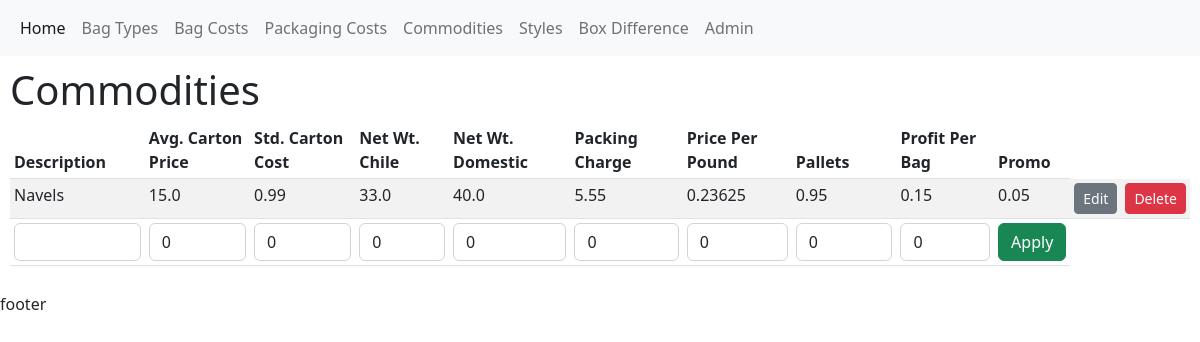
/commodities/, run on the app's committed database.
### charge/models.py (models this page shows, shortened)
class Commodities (models.Model):
    id = models.UUIDField(primary_key=True, default=uuid.uuid4, unique=True, editable=False)
    description = models.CharField(max_length=30, blank=False)
    avgCtnPrice = models.FloatField(null=False, default=0)
    stdCtnCost = models.FloatField(null=False, default=0)
    netWeightChile = models.FloatField(null=False, default=0)
    netWeightDomestic = models.FloatField(null=False, default=0)
    packingCharge = models.FloatField(null=False, default=0)
    pallets = models.FloatField(null=False, default=0)
    profitPerBag = models.FloatField(null=False, default=0)
    promo = models.FloatField(null=False, default=0)
    @property
    def pricePerPound(self):
        pricePerPound = (self.avgCtnPrice - self.packingCharge) / self.netWeightDomestic
        return pricePerPound

### charge/views.py (the view)
# urls.py: path('commodities/', views.commodities, name="commodities"),
def commodities(request):
    commoditiesQuery = Commodities.objects.all()
    form = CommodityForm()
    if request.method == 'POST':
        form=CommodityForm(request.POST)
        if form.is_valid():
            form.save()
            form = CommodityForm()
    ctx = {'commodities': commoditiesQuery, 'form': form}
    return render(request, 'charge/commodities.html', ctx)

### charge/forms.py
class CommodityForm(ModelForm):
    class Meta:
        model = Commodities
        fields = [
            'description', 'avgCtnPrice', 'stdCtnCost', 'netWeightChile', 'netWeightDomestic', 'packingCharge',
            'pallets', 'profitPerBag', 'promo'
        ]
        widgets = {
            'description': forms.TextInput(attrs={'class': 'form-control'}),
            'avgCtnPrice': forms.TextInput(attrs={'class': 'form-control'}),
            'stdCtnCost': forms.TextInput(attrs={'class': 'form-control'}),
            'netWeightChile': forms.TextInput(attrs={'class': 'form-control'}),
            'netWeightDomestic': forms.TextInput(attrs={'class': 'form-control'}),
            'packingCharge': forms.TextInput(attrs={'class': 'form-control'}),
            'pallets': forms.TextInput(attrs={'class': 'form-control'}),
            'profitPerBag': forms.TextInput(attrs={'class': 'form-control'}),
            'promo': forms.TextInput(attrs={'class': 'form-control'}),
        }

### charge/templates/charge/commodities.html (shortened to what this page needs)
{% extends 'main.html'%}
{% block content %}
<h1>Commodities</h1>
<div class="table-responsive">
<table class="table table-striped table-sm">
    <thead>
        <tr>
            <th>Description</th>
            <th>Avg. Carton Price</th>
            <th>Std. Carton Cost</th>
            <th>Net Wt. Chile</th>
            <th>Net Wt. Domestic</th>
            <th>Packing Charge</th>
            <th>Price Per Pound</th>
            <th>Pallets</th>
            <th>Profit Per Bag</th>
            <th>Promo</th>
        </tr>
    </thead>
    {% for commodity in commodities %}
    <tr>
        <td> {{ commodity.description }}</td>
        <td> {{ commodity.avgCtnPrice }}</td>
        <td> {{ commodity.stdCtnCost}}</td>
        <td> {{ commodity.netWeightChile}}</td>
        <td> {{ commodity.netWeightDomestic}}</td>
        <td> {{ commodity.packingCharge}}</td>
        <td> {{ commodity.pricePerPound}}</td>
        <td> {{ commodity.pallets}}</td>
        <td> {{ commodity.profitPerBag}}</td>
        <td> {{ commodity.promo}}</td>
        <td><a href="{% url 'update-commodity' commodity.id %}" class="btn btn-secondary btn-sm">Edit</a></td>
        <td><a href="{% url 'delete-commodity' commodity.id %}" class="btn btn-danger btn-sm">Delete</a></td>
    </tr>
    {% endfor %}
    <tr>
        <form action="" method="POST">
            <td> {{form.description}} </td>
            <td> {{form.avgCtnPrice }} </td>
            <td> {{form.stdCtnCost }} </td>
            <td> {{form.netWeightChile }} </td>
            <td> {{form.netWeightDomestic }} </td>
            <td> {{form.packingCharge }} </td>
            <td> {{form.pallets }} </td>
            <td> {{form.profitPerBag }} </td>
            <td> {{ form.promo }}</td>
            <td><button class="btn btn-success">Apply</button></td>
        </form>
    </tr>
</table>
</div>
{% endblock %}

### data on the page
Commodities: description "Navels", avgCtnPrice "15.0", stdCtnCost "0.99", netWeightChile "33.0", netWeightDomestic "40.0", packingCharge "5.55", pricePerPound "0.23625", pallets "0.95", profitPerBag "0.15", promo "0.05"
